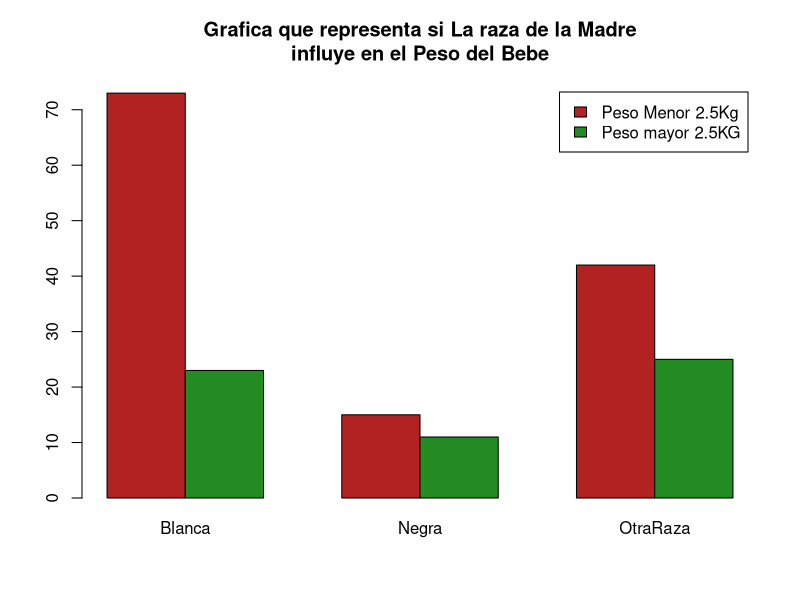
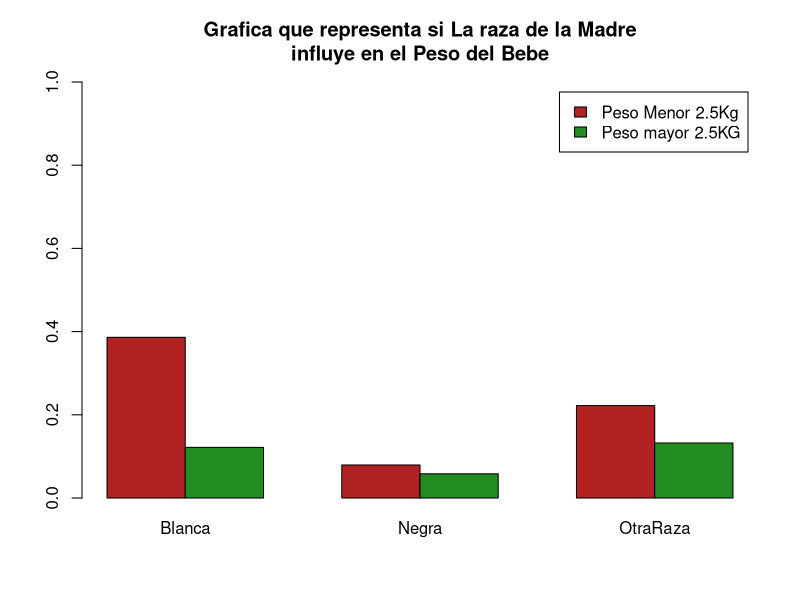
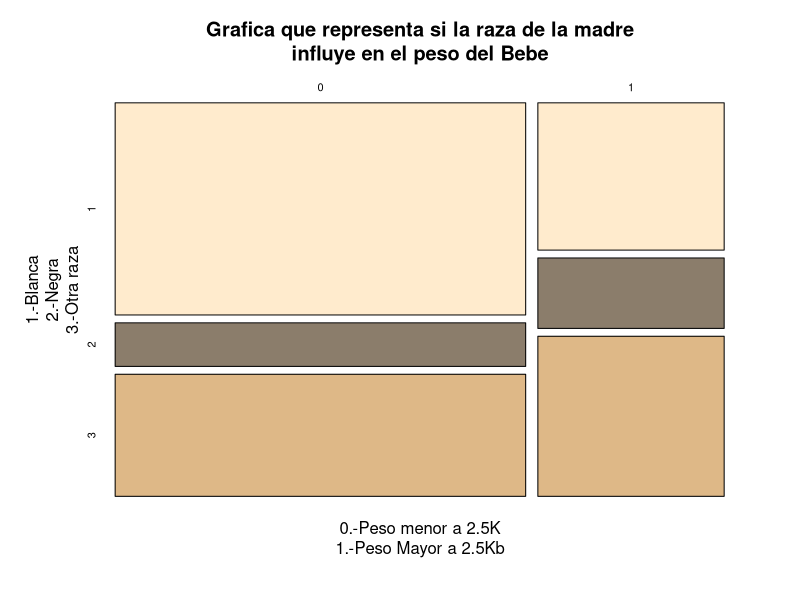
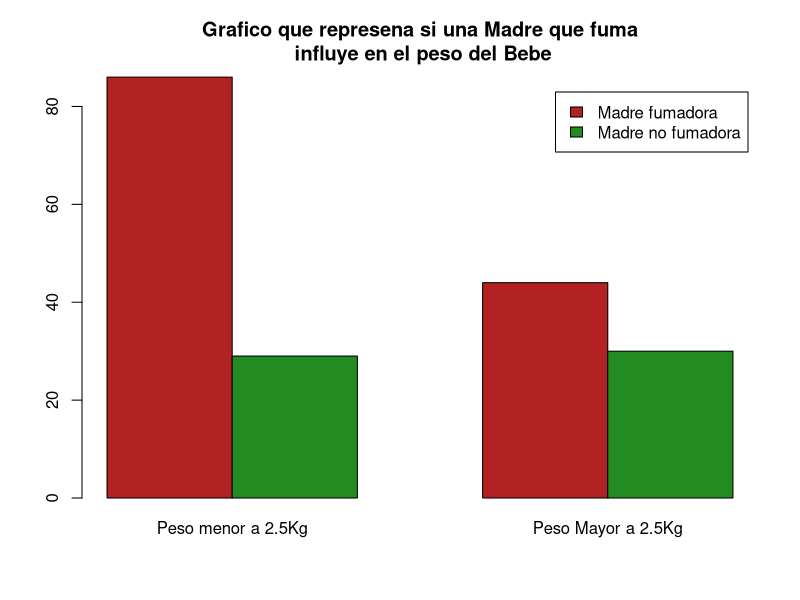
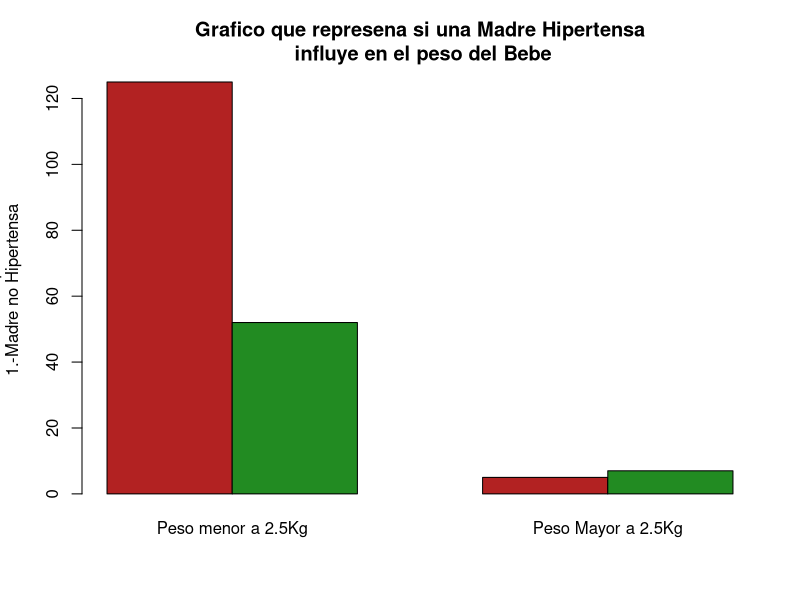
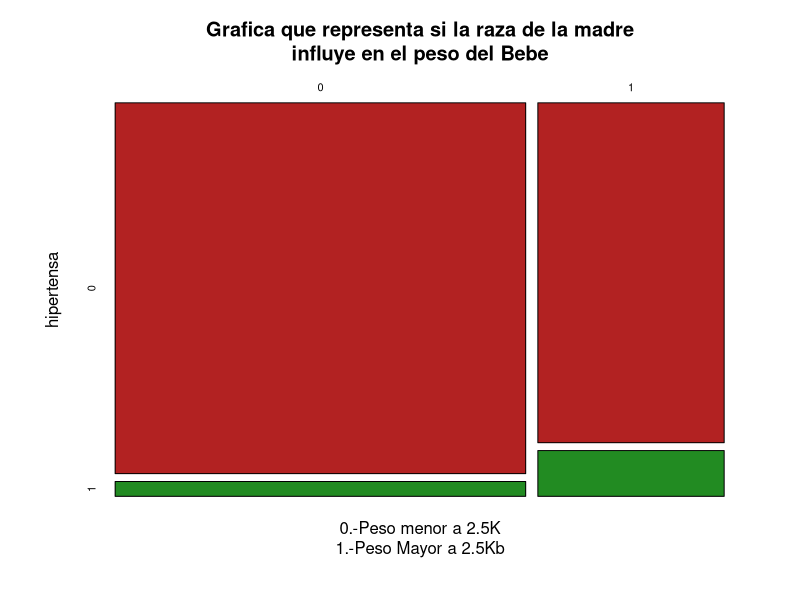

Source code (R) for these figures, in order:
## ---- chunk 1
knitr::opts_chunk$set(echo = TRUE)
## ---- chunk 2
library(MASS)
df <- birthwt
df <- setNames(df,c("PBajo", "EMadre", "PMadre","Raza","Fuma","Pre","Hiper","Irrita","Visitas","PBebe"))
head(df, 5)
str(df)
Pesobajo <- df[,"PBajo"]
Raza <- df[ ,"Raza"]
PesoBeBe <- df[ ,"PBebe"]
datos1 <- data.frame(Pesobajo, Raza)
table(datos1)
prop.table(table(datos1))
barplot(table(datos1), names= c("Blanca", "Negra", "OtraRaza"),
        beside=TRUE,
        main = "Grafica que representa si La raza de la Madre\n influye en el Peso del Bebe ",
        legend.text = c("Peso Menor 2.5Kg","Peso mayor 2.5KG"),
        col = c("firebrick", "forestgreen"),
        ylim = c(0, 75)
       
)

barplot(prop.table(table(datos1)), names= c("Blanca", "Negra", "OtraRaza"),
        beside=TRUE,
        main = "Grafica que representa si La raza de la Madre\n influye en el Peso del Bebe ",
        legend.text = c("Peso Menor 2.5Kg","Peso mayor 2.5KG"),
        col = c("firebrick", "forestgreen"),
        ylim = c(0, 1)
       
)

dfa <- data.frame(Pesobajo, Raza, PesoBeBe)
dfa1 <- dfa[dfa == "1",]
dfa1
## ---- chunk 3
plot(table(datos1),
    main = "Grafica que representa si la raza de la madre\n influye en el peso del Bebe ",
    col = c("blanchedalmond","bisque4","burlywood"),
    xlab = c("0.-Peso menor a 2.5K", "1.-Peso Mayor a 2.5Kb"),
    ylab = c("1.-Blanca\n", "2.-Negra\n", "3.-Otra raza\n")
)

## ---- chunk 4
fumadora <- df[,"Fuma"]
datos2 <- data.frame(Pesobajo,fumadora)
table(datos2)
barplot(table(datos2), beside = TRUE,
        names = c("Peso menor a 2.5Kg", "Peso Mayor a 2.5Kg"),
        ylim = c(0, 85),
        col = c("firebrick", "forestgreen"),
        main = "Grafico que represena si una Madre que fuma\n influye en el peso del Bebe",
       legend.text = c("Madre fumadora", "Madre no fumadora")
)
## ---- chunk 5
hipertensa <- df[,"Hiper"]
datos3 <- data.frame(Pesobajo,hipertensa)
table(datos3)
barplot(table(datos3), beside= TRUE,
        names = c("Peso menor a 2.5Kg", "Peso Mayor a 2.5Kg"),
        col = c("firebrick", "forestgreen"),
        main = "Grafico que represena si una Madre Hipertensa\n influye en el peso del Bebe",
        ylab = c("0.-Madre Hipertensa\n", "1.-Madre no Hipertensa\n")
)
## ---- chunk 6
plot(table(datos3),
    main = "Grafica que representa si la raza de la madre\n influye en el peso del Bebe ",
    col = c("firebrick", "forestgreen"),
    xlab = c("0.-Peso menor a 2.5K", "1.-Peso Mayor a 2.5Kb"),
    legend.text = c("Madre Hipertensa", "Madre no Hipertensa")
)
